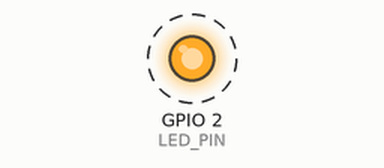
The sketch below on a simulated ESP32. Parts: output pins drawn as LEDs (lit = HIGH). Dashed ring = blinking. I2S audio is not simulated (input reads silence); what the sketch prints to the serial monitor is not drawn.

Above: at 0.2 s.
Timing chart, 0 to 3.0 s (numbered marks = the images above):
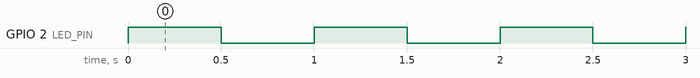

The sketch:

Receiver_DeckA.ino
```cpp
/*
 * DVS Sine Master – I2S DMA Engine (Zero Jitter)
 * Receptor WiFi AP  →  Gera timecode 1kHz quadratura via DAC interno
 * GPIO 25 = Left (DAC1)   GPIO 26 = Right (DAC2)
 */
#include <WiFi.h>
#include <WiFiUdp.h>
#include "driver/i2s.h"
#include <math.h>

// ── REDE ──────────────────────────────────────────────
const char* AP_SSID = "DVS_LINK";
const char* AP_PASS = "sine_master_dvs";
const uint16_t UDP_PORT = 5000;

// === SELEÇÃO DE DECK (A=1, B=2) ===
// Mude este número ao gravar no 2º Receptor (Deck B do Serato)
const uint8_t TARGET_DECK_ID = 1;

struct MotionMessage {
    int32_t  phaseTicks;
    float    gyroDps;
    uint8_t  motionActive;
    uint8_t  transmitterId;
    uint32_t sequence;
} __attribute__((packed));

WiFiUDP udp;

// ── LED DE PAREAMENTO ─────────────────────────────────────────
#define LED_PIN 2

// ── CALIBRAÇÃO DVS ────────────────────────────────────
// Ajuste fino: valor teórico é 200.0, mas o giroscópio real
// precisa de compensação. Aumente se Serato marcar < 33⅓,
// diminua se marcar > 33⅓.
#define DPS_AT_33RPM   192.0f

// ── ÁUDIO I2S ─────────────────────────────────────────
#define SAMPLE_RATE    44100
#define CARRIER_FREQ   1000.0f
#define LUT_BITS       8
#define LUT_SIZE       (1 << LUT_BITS)          // 256
#define LUT_MASK       (LUT_SIZE - 1)           // 0xFF
#define BUF_FRAMES     64                       // frames por bloco DMA

// Tabela seno 256 pontos, amplitude 100/128 (evita clipping)
uint8_t sineLUT[LUT_SIZE];

// Fase acumulada (ponto fixo 24.8 para suavidade)
volatile float phaseInc = 0.0f;   // incremento por sample (em unidades LUT)
float phase = 0.0f;               // acumulador
unsigned long lastPktMs = 0;

// ── SETUP ─────────────────────────────────────────────
void setup() {
    Serial.begin(115200);

    pinMode(LED_PIN, OUTPUT);
    digitalWrite(LED_PIN, LOW);

    // Gera Seno LUT
    for (int i = 0; i < LUT_SIZE; i++) {
        float a = 2.0f * M_PI * i / LUT_SIZE;
        sineLUT[i] = (uint8_t)(128.0f + 100.0f * sinf(a));
    }

    // Configura I2S no modo DAC interno (DMA zero-jitter)
    i2s_config_t cfg = {};
    cfg.mode            = (i2s_mode_t)(I2S_MODE_MASTER | I2S_MODE_TX | I2S_MODE_DAC_BUILT_IN);
    cfg.sample_rate     = SAMPLE_RATE;
    cfg.bits_per_sample = I2S_BITS_PER_SAMPLE_16BIT;
    cfg.channel_format  = I2S_CHANNEL_FMT_RIGHT_LEFT;
    cfg.communication_format = I2S_COMM_FORMAT_STAND_I2S;
    cfg.intr_alloc_flags = ESP_INTR_FLAG_LEVEL1;
    cfg.dma_buf_count   = 8;
    cfg.dma_buf_len     = BUF_FRAMES;
    cfg.use_apll        = true;   // Clock APLL para taxa exata

    i2s_driver_install(I2S_NUM_0, &cfg, 0, NULL);
    i2s_set_pin(I2S_NUM_0, NULL);                    // DAC interno
    i2s_set_dac_mode(I2S_DAC_CHANNEL_BOTH_EN);       // GPIO25 + GPIO26

    // WiFi Access-Point
    WiFi.softAP(AP_SSID, AP_PASS);
    // DESLIGA O SLEEP DA ANTENA (MODO ANTI-LATÊNCIA ABSOLUTO)
    WiFi.setSleep(false);

    udp.begin(UDP_PORT);

    Serial.printf("DVS I2S Ready | AP: %s | IP: %s | SR: %d\n",
                  AP_SSID, WiFi.softAPIP().toString().c_str(), SAMPLE_RATE);
}

// ── LOOP ──────────────────────────────────────────────
// Buffer estéreo: [R16, L16, R16, L16, …]
uint16_t dmaBuf[BUF_FRAMES * 2];

void loop() {
    // ── 1. Recebe UDP ────────────────────────────────
    int pkt = udp.parsePacket();
    if (pkt) {
        // --- DRENO DE LATÊNCIA ---
        // Se houverem muitos pacotes na fila WiFi, esvaziamos até o último.
        MotionMessage m;
        bool gotNew = false;

        while (pkt) {
            uint8_t raw[32];
            int len = udp.read(raw, sizeof(raw));
            if (len >= (int)sizeof(MotionMessage)) {
                memcpy(&m, raw, sizeof(m));
                gotNew = true;
            }
            pkt = udp.parsePacket(); // Pega a próxima, se tiver.
        }

        if (gotNew && m.transmitterId == TARGET_DECK_ID) {
            float dps = m.gyroDps; // Removemos fabsf() para permitir valores negativos!
            if (fabsf(dps) < 1.0f) {
                phaseInc = 0.0f;
            } else {
                // DPS_AT_33RPM → 1000 Hz. Calibrado para 33⅓ RPM real.
                float freq = (dps / DPS_AT_33RPM) * CARRIER_FREQ;
                phaseInc = (freq * (float)LUT_SIZE) / (float)SAMPLE_RATE;
            }
            lastPktMs = millis();
        }
    }

    // Timeout de link / LED de Pareamento
    bool linkActive = (millis() - lastPktMs) <= 200;
    if (!linkActive) {
        phaseInc = 0.0f;
        // Sem sinal: pisca o LED a cada 500ms
        digitalWrite(LED_PIN, (millis() / 500) % 2 == 0 ? HIGH : LOW);
    } else {
        // Com sinal: LED estático (ligado)
        digitalWrite(LED_PIN, HIGH);
    }

    // ── 2. Preenche buffer DMA ───────────────────────
    float inc = phaseInc;
    for (int i = 0; i < BUF_FRAMES; i++) {
        uint8_t vL, vR;
        if (fabsf(inc) < 0.001f) {
            vL = 128; vR = 128;           // Silêncio (DC mid-point)
        } else {
            int idxL = ((int)phase) & LUT_MASK;
            int idxR = ((int)(phase + LUT_SIZE / 4)) & LUT_MASK;  // +90°
            vL = sineLUT[idxL];
            vR = sineLUT[idxR];
            phase += inc;
            // Wrap-around seguro para ambas as direções (Frente/Trás)
            if (phase >= (float)LUT_SIZE) phase -= (float)LUT_SIZE;
            else if (phase < 0.0f) phase += (float)LUT_SIZE;
        }
        // I2S DAC: upper 8 bits of each 16-bit word → DAC value
        // Interleaved: [Right, Left]
        dmaBuf[i * 2]     = (uint16_t)vL << 8;   // DAC1 GPIO25
        dmaBuf[i * 2 + 1] = (uint16_t)vR << 8;   // DAC2 GPIO26
    }

    size_t written;
    i2s_write(I2S_NUM_0, dmaBuf, sizeof(dmaBuf), &written, portMAX_DELAY);

    // ── 3. Log periódico ─────────────────────────────
    static unsigned long lastLog = 0;
    if (millis() - lastLog > 1000) {
        lastLog = millis();
        float freq = (inc * (float)SAMPLE_RATE) / (float)LUT_SIZE;
        bool link = (millis() - lastPktMs) < 200;
        Serial.printf("DVS I2S | Freq: %.1f Hz | Inc: %.4f | Link: %s\n",
                      freq, inc, link ? "OK" : "--");
    }
}
```

Measured:
- by itself, GPIO 2 (LED_PIN): alternates HIGH for 0.50 s and LOW for 0.50 s
